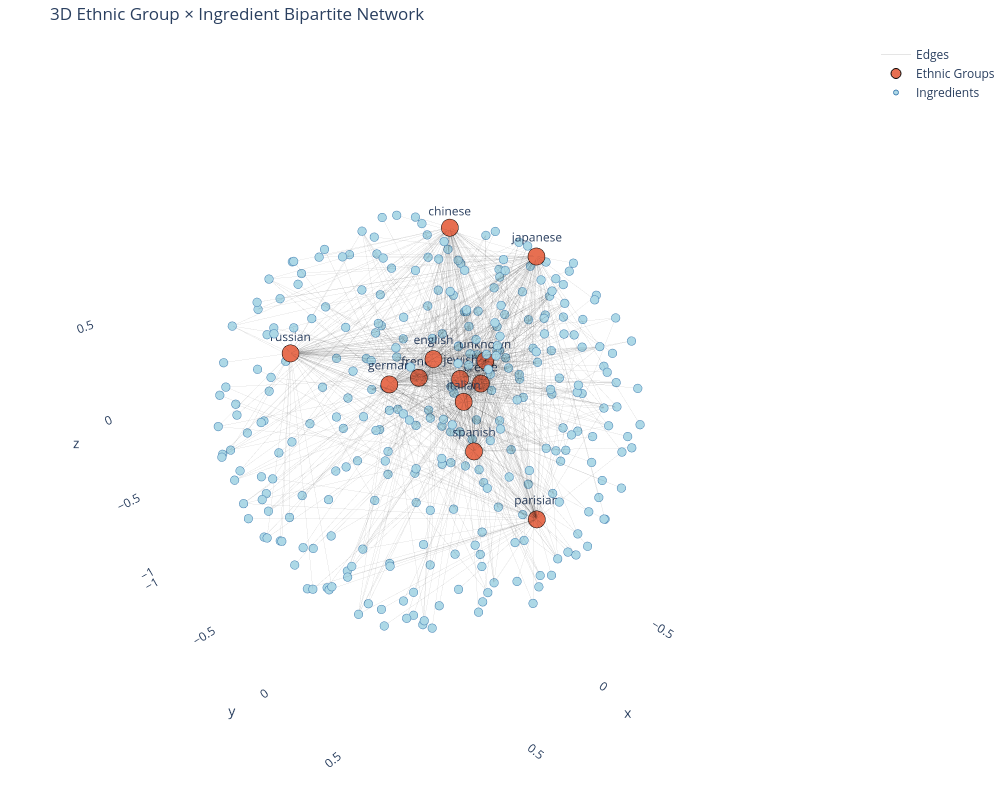

Write notebook code for a chart like this one.
### Markdown cell above
3D 可交互版：

### Code cell
# 把空字符串当成 general
df_recipes.loc[df_recipes["ethnic_group"] == "", "ethnic_group"] = "general"
df_general = df_recipes[df_recipes["ethnic_group"] == "general"].copy()

all_general_ingredients = [
    ing.strip().lower()
    for lst in df_general["ingredients"].dropna()
    for ing in lst
]
common_ing_counter = Counter(all_general_ingredients)
N_COMMON = 15
common_ing_topN = {word for word, _ in common_ing_counter.most_common(N_COMMON)}

df_clean = df_recipes.dropna(subset=["ingredients"]).copy()
df_clean["ethnic_group"] = df_clean["ethnic_group"].str.lower()

TOP_N_ETHNIC = 12
TOP_M_ING = 80

top_ethnic = df_clean["ethnic_group"].value_counts().head(TOP_N_ETHNIC).index.tolist()

edges = []
for ethnic in top_ethnic:
    subset = df_clean[df_clean["ethnic_group"] == ethnic]
    ing_list = list(chain.from_iterable(subset["ingredients"]))
    ing_counter = Counter(i.strip().lower() for i in ing_list)
    for ing, count in ing_counter.most_common(TOP_M_ING):
        if ing not in common_ing_topN:
            edges.append((ethnic, ing, count))

B = nx.Graph()
for ethnic, ing, weight in edges:
    B.add_node(ethnic, bipartite='ethnic')
    B.add_node(ing, bipartite='ingredient')
    B.add_edge(ethnic, ing, weight=weight)

# --- 3D 力导向布局 ---
pos_3d = nx.spring_layout(B, k=7, iterations=100, seed=42, dim=3)

# 分离民族和食材节点
ethnic_nodes = [n for n, d in B.nodes(data=True) if d['bipartite'] == 'ethnic']
ingredient_nodes = [n for n in B.nodes if n not in ethnic_nodes]

# 节点坐标分别取出
x_eth, y_eth, z_eth = zip(*[pos_3d[n] for n in ethnic_nodes])
x_ing, y_ing, z_ing = zip(*[pos_3d[n] for n in ingredient_nodes])

# 节点trace
ethnic_trace = go.Scatter3d(
    x=x_eth, y=y_eth, z=z_eth,
    mode='markers+text',
    marker=dict(size=10, color='#E76F51', line=dict(width=1, color='black')),
    text=ethnic_nodes,
    textposition='top center',
    hoverinfo='text',
    name='Ethnic Groups'
)

ingredient_trace = go.Scatter3d(
    x=x_ing, y=y_ing, z=z_ing,
    mode='markers',
    marker=dict(size=5, color='lightblue', line=dict(width=1, color='steelblue')),
    text=ingredient_nodes,
    hoverinfo='text',
    name='Ingredients'
)

# 边线坐标
edge_x, edge_y, edge_z = [], [], []
for u, v in B.edges():
    x0, y0, z0 = pos_3d[u]
    x1, y1, z1 = pos_3d[v]
    edge_x += [x0, x1, None]
    edge_y += [y0, y1, None]
    edge_z += [z0, z1, None]

edge_trace = go.Scatter3d(
    x=edge_x, y=edge_y, z=edge_z,
    mode='lines',
    line=dict(color='rgba(0,0,0,0.1)', width=1),
    hoverinfo='none',
    name='Edges'
)

fig = go.Figure(data=[edge_trace, ethnic_trace, ingredient_trace])

fig.update_layout(
    title="3D Ethnic Group × Ingredient Bipartite Network",
    width=1000, height=800,
    showlegend=True,
    scene=dict(
        xaxis=dict(showbackground=False),
        yaxis=dict(showbackground=False),
        zaxis=dict(showbackground=False),
    ),
    margin=dict(l=0, r=0, b=0, t=40)
)

fig.show()

### Figure 1 — Plotly figure (JSON) as saved in the notebook; plotly's stock layout.template omitted (floating-point values rounded to 4 significant figures; data arrays with more than 128 entries replaced by an {"elided": "..."} marker saying what was removed)
{"data": [{"hoverinfo": "none", "line": {"color": "rgba(0,0,0,0.1)", "width": 1}, "mode": "lines", "name": "Edges", "type": "scatter3d", "x": {"elided": "2880 float values"}, "y": {"elided": "2880 float values"}, "z": {"elided": "2880 float values"}}, {"hoverinfo": "text", "marker": {"color": "#E76F51", "line": {"color": "black", "width": 1}, "size": 10}, "mode": "markers+text", "name": "Ethnic Groups", "text": ["unknown", "jewish", "creole", "italian", "french", "english", "german", "spanish", "chinese", "russian", "parisian", "japanese"], "textposition": "top center", "type": "scatter3d", "x": [-0.2321, -0.08582, -0.2449, 0.03302, -0.008682, 0.07088, 0.2587, 0.1699, -0.3315, 0.6605, -0.2983, -0.5092], "y": [0.07783, 0.05329, 0.04407, 0.1882, -0.1452, 0.03231, -0.06024, 0.3822, -0.2611, -0.2238, 0.4099, 0.1214], "z": [0.2016, 0.1543, 0.05105, 0.1462, 0.1054, 0.3218, 0.2296, 0.04188, 0.7386, 0.4938, -0.6284, 0.6601]}, {"hoverinfo": "text", "marker": {"color": "lightblue", "line": {"color": "steelblue", "width": 1}, "size": 5}, "mode": "markers", "name": "Ingredients", "text": {"elided": "301 str values"}, "type": "scatter3d", "x": {"elided": "301 float values"}, "y": {"elided": "301 float values"}, "z": {"elided": "301 float values"}}], "layout": {"height": 800, "margin": {"b": 0, "l": 0, "r": 0, "t": 40}, "scene": {"xaxis": {"showbackground": false}, "yaxis": {"showbackground": false}, "zaxis": {"showbackground": false}}, "showlegend": true, "title": {"text": "3D Ethnic Group × Ingredient Bipartite Network"}, "width": 1000}}
